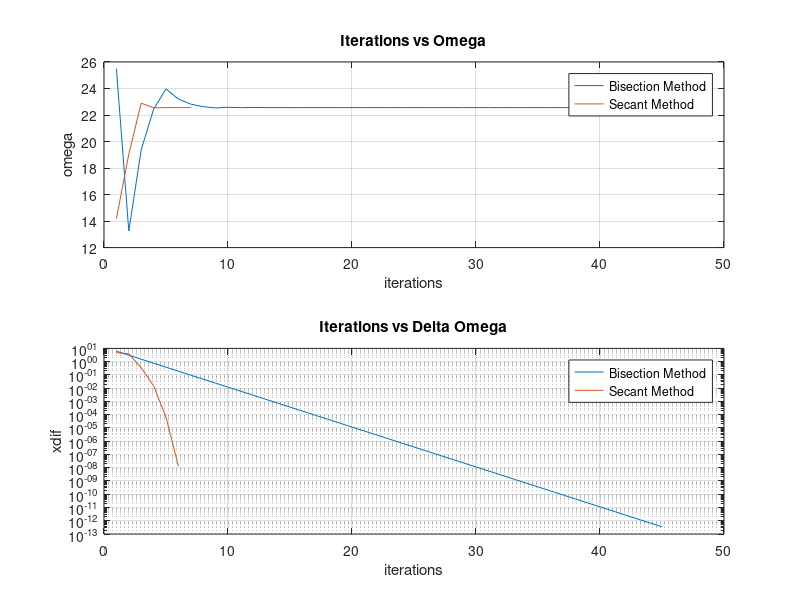

The MATLAB script that drew this image:
function main4_4
    

    a = 1;
    b = 50;
    ytolerance = 1e-12;
    max_iterations = 100;

    [omega_bisection, ~, ~, xtab_bisection, xdif_bisection] = bisection_method(a, b, max_iterations, ytolerance, @impedance_magnitude);
    [omega_secant, ~, ~, xtab_secant, xdif_secant] = secant_method(a, b, max_iterations, ytolerance, @impedance_magnitude);

    figure;
    subplot(2,1,1);
    plot(1:length(xtab_bisection), xtab_bisection);
    hold on;
    plot(1:length(xtab_secant), xtab_secant);
    xlabel('iterations');
    ylabel('omega');
    title('Iterations vs Omega');
    legend('Bisection Method', 'Secant Method');
    grid on;

    subplot(2,1,2);
    semilogy(1:length(xdif_bisection), xdif_bisection);
    hold on;
    semilogy(1:length(xdif_secant), xdif_secant);
    xlabel('iterations');
    ylabel('xdif');
    title('Iterations vs Delta Omega');
    legend('Bisection Method', 'Secant Method');
    grid on;
    print -dpng zadanie4.png 

    function impedance_delta = impedance_magnitude(omega)
        if omega <= 0
            error("wrong value for omega");
        end
        R = 525;
        C = 7 * 1e-5;
        L = 3;
        M = 75;

        denominator = 1/R^2 + (omega*C - 1/(omega*L))^2;
        Z = 1/sqrt(denominator);
        impedance_delta = abs(Z) - M;
    end

    function [xsolution, ysolution, iterations, xtab, xdif] = bisection_method(a, b, max_iterations, ytolerance, fun)
        xsolution = [];
        ysolution = [];
        iterations = [];
        xtab = [];
        xdif = [];

        for iterations = 1:max_iterations
            xsolution = (a + b) / 2;
            xtab = [xtab; xsolution];

            if iterations > 2
                xdif = [xdif; abs(xtab(iterations) - xtab(iterations-1))];
            end

            if abs(fun(xsolution)) < ytolerance
                break;
            elseif fun(a) * fun(xsolution) < 0
                b = xsolution;
            else
                a = xsolution;
            end
        end

        ysolution = fun(xsolution);
    end

    function [xsolution, ysolution, iterations, xtab, xdif] = secant_method(a, b, max_iterations, ytolerance, fun)
        xsolution = [];
        ysolution = [];
        iterations = [];
        xtab = [];
        xdif = [];

        for iterations = 1:max_iterations
            xsolution = b - (fun(b)*(b - a))/(fun(b) - fun(a));
            xtab = [xtab; xsolution];
            if iterations > 1
                xdif = [xdif; abs(xtab(iterations) - xtab(iterations-1))];
            end

            if abs(fun(xsolution)) < ytolerance
                break;
            end
            a = b;
            b = xsolution;
        end

        ysolution = fun(xsolution);
    end
end
